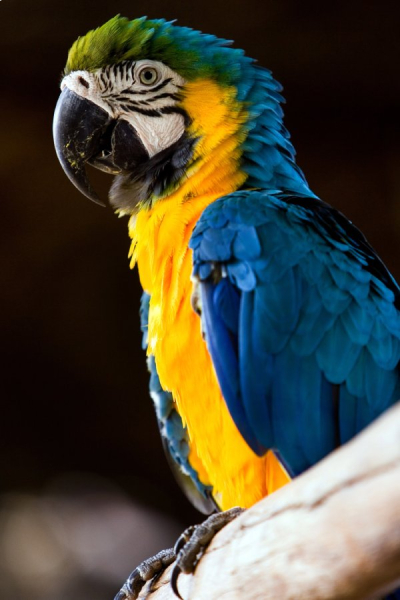
#> input picture Assignment 1/bird.jpg, 400 x 600 px
$ jupyter execute code.ipynb
#> lines starting #> are read from the running program, lines starting #| are printed output that depends on the picture
[cell 1]
from PIL import Image
import numpy as np
import matplotlib.pyplot as plt
import cv2

original = cv2.imread("bird.jpg")
#> original is the input picture: shape (600, 400, 3); mean B, G, R 57.8, 73, 74.3
original = cv2.cvtColor(original, cv2.COLOR_BGR2RGB)
plt.imshow(original )
plt.title("original")
chans=cv2.split(original)
colors=("b", "g", "r")
plt.figure()
plt.title("Color histogram")
for (chan, c) in zip(chans, colors):
    hist=cv2.calcHist([chan], [0], None, [256], [0,256])
    plt.plot(hist, color=c )
    plt.xlim([0,256])
#> this loop made 3 passes
#> c on passes 1 to 3: 'b', 'g', 'r'
plt.show()
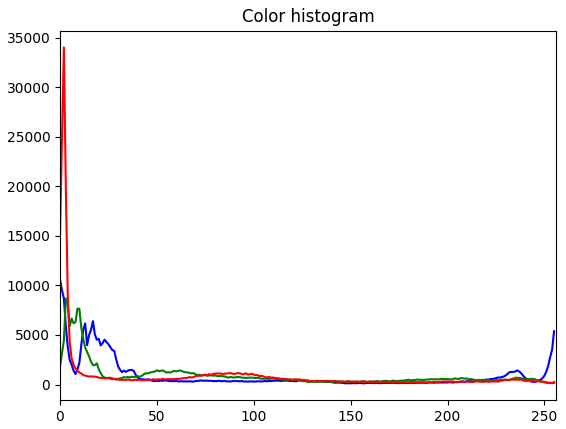
#> figure drawn by matplotlib, 1 panel; curve peaks at x = 0, y = 10608; curve peaks at x = 3, y = 8681; curve peaks at x = 2, y = 34002

[cell 2]
alpha = 4
beta = 0
changed = cv2.convertScaleAbs(original , alpha = alpha , beta = beta)
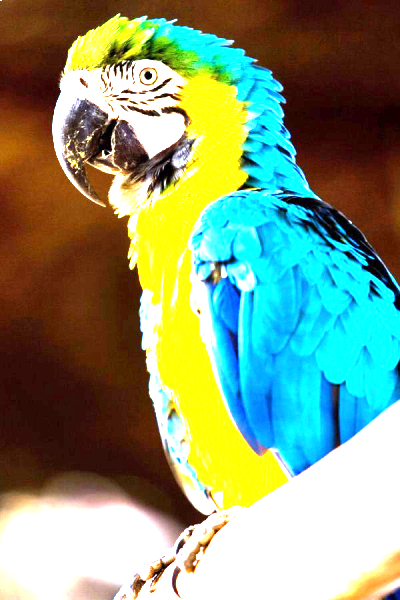
#> changed: shape (600, 400, 3); mean R, G, B 132.7, 152.6, 121.4
plt.imshow(changed)
plt.title("Contrast change")
plt.show()

chans=cv2.split(changed)
colors=("b", "g", "r")
plt.figure()
plt.title("Color histogram - contrast change")
for (chan, c) in zip(chans, colors):
    hist=cv2.calcHist([chan], [0], None, [256], [0,256])
    plt.plot(hist, color=c )
    plt.xlim([0,256])
plt.show()
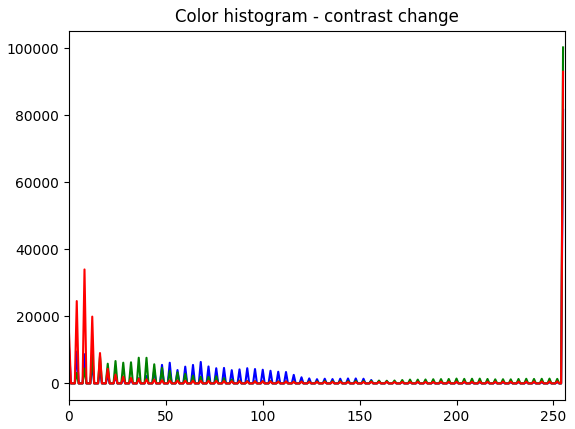
#> figure drawn by matplotlib, 1 panel; curve peaks at x = 255, y = 81597; curve peaks at x = 255, y = 100261; curve peaks at x = 255, y = 92996

[cell 3]
alpha = 1
beta = -50
changed = cv2.convertScaleAbs(original , alpha = alpha , beta = beta)
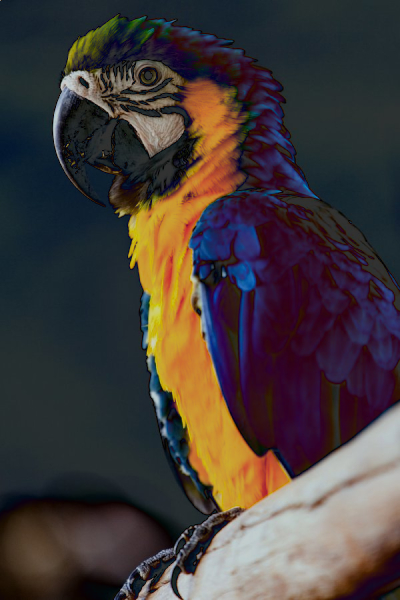
#> changed: shape (600, 400, 3); mean R, G, B 67.5, 59.2, 58.2
plt.imshow(changed)
plt.title("Brightness change")
plt.show()

chans=cv2.split(changed)
colors=("b", "g", "r")
plt.figure()
plt.title("Color histogram - brightness change")
for (chan, c) in zip(chans, colors):
    hist=cv2.calcHist([chan], [0], None, [256], [0,256])
    plt.plot(hist, color=c )
    plt.xlim([0,256])
plt.show()
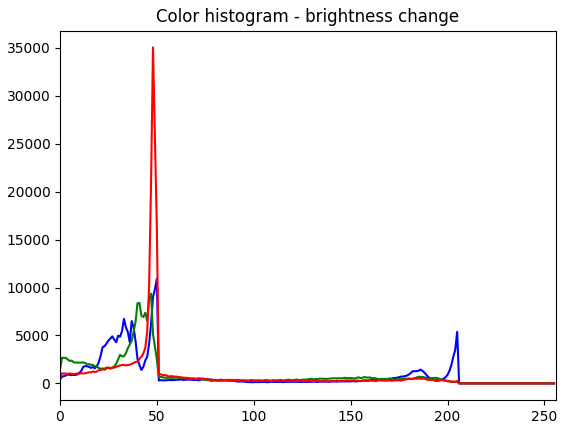
#> figure drawn by matplotlib, 1 panel; curve peaks at x = 50, y = 10919; curve peaks at x = 47, y = 9368; curve peaks at x = 48, y = 35044
